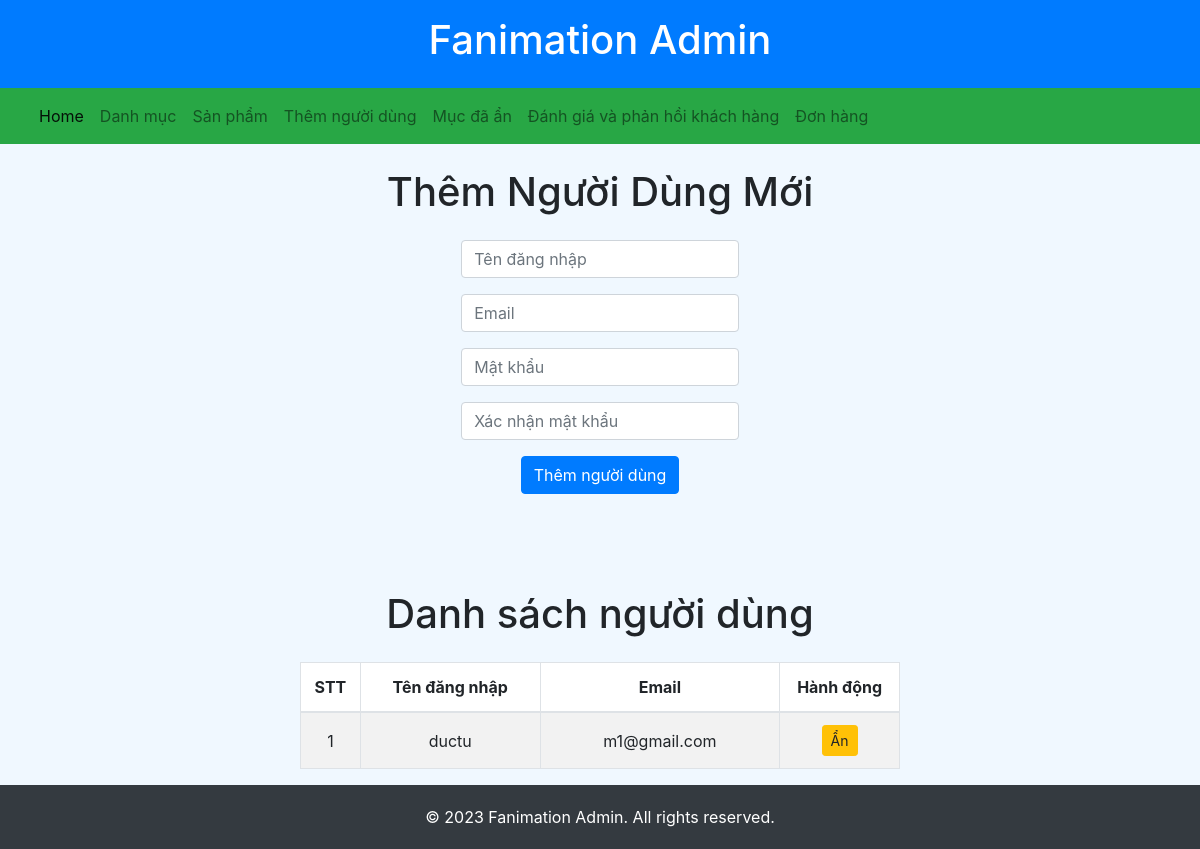
The page /back/index.php?act=them_nguoi_dung on the database as committed earlier.
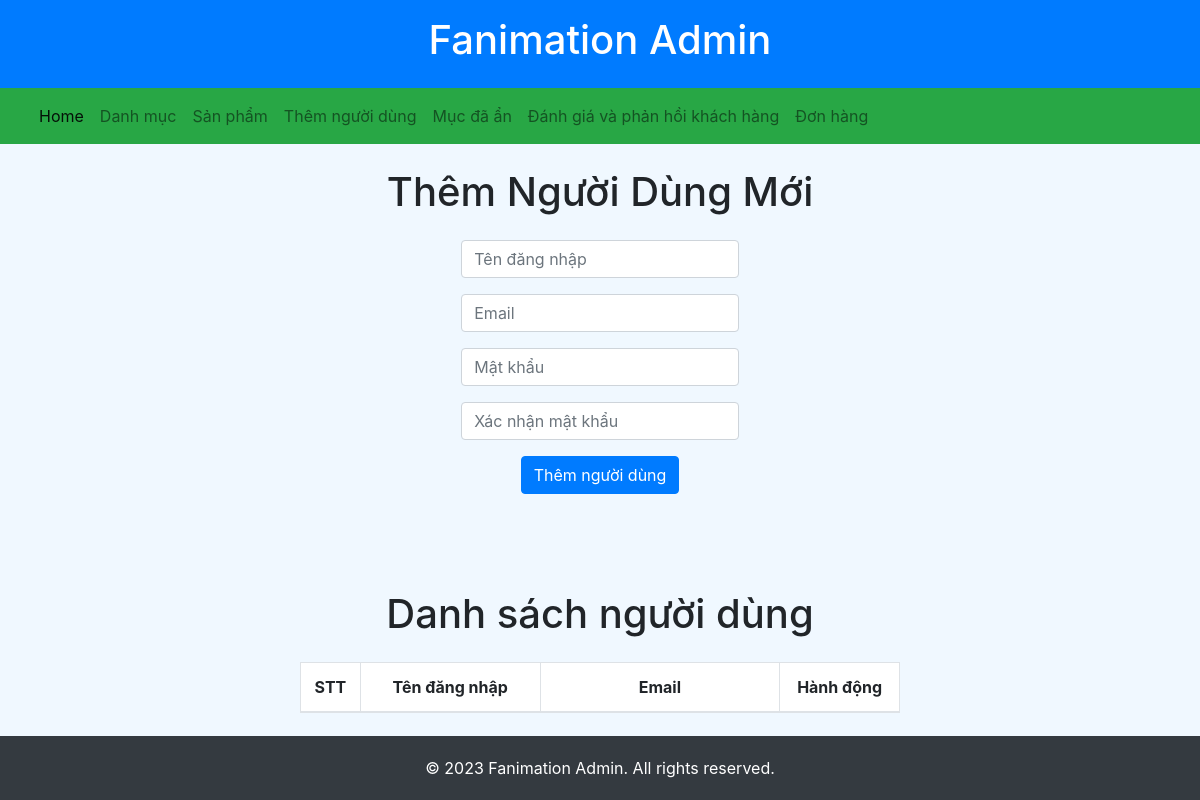
The same page on the database as committed later.
### tables this page shows
CREATE TABLE `user` (
  `id` int(11) NOT NULL,
  `user_name` varchar(50) NOT NULL,
  `password` varchar(255) NOT NULL,
  `email` varchar(50) DEFAULT NULL,
  `role` tinyint(4) NOT NULL DEFAULT 1,
  `hien_thi_user` tinyint(1) NOT NULL DEFAULT 1
);

### back/model/user.php (called while the page is built, shortened)
<?php
function get_all_users() {
    $conn = connect_db();
    $sql = "SELECT id, user_name, email FROM user WHERE role = 1 AND hien_thi_user = 1 ORDER BY id";
    $stmt = $conn->prepare($sql);
    $stmt->execute();
    return $stmt->fetchAll(PDO::FETCH_ASSOC);
}
?>

### back/view/user.php (the view, shortened to what this page needs)
<h1 class="mb-4 text-center pt-4">Thêm Người Dùng Mới</h1>
<div class="row justify-content-center">
    <div class="col-md-3">
        <form action="index.php?act=them_nguoi_dung" method="POST" class="mb-5">
            <div class="form-group mb-3">
                <input type="text" class="form-control" id="username" name="username" placeholder="Tên đăng nhập" required>
            </div>
            <div class="form-group mb-3">
                <input type="email" class="form-control" id="email" name="email" placeholder="Email" required>
            </div>
            <div class="form-group mb-3">
                <input type="password" class="form-control" id="password" name="password" placeholder="Mật khẩu" required>
            </div>
            <div class="form-group mb-3">
                <input type="password" class="form-control" id="confirm_password" name="confirm_password" placeholder="Xác nhận mật khẩu" required>
            </div>
            <div class="text-center">
                <button type="submit" class="btn btn-primary" name="add_user">Thêm người dùng</button>
            </div>
        </form>
    </div>
</div>
<h1 class="mt-5 mb-4 text-center">Danh sách người dùng</h1>
<div class="table-responsive">
    <table class="table table-striped table-bordered border-dark w-50 mx-auto">
        <thead class="table-striped">
            <tr>
                <th class="text-center align-middle" style="width: 10%">STT</th>
                <th class="text-center align-middle" style="width: 30%">Tên đăng nhập</th>
                <th class="text-center align-middle" style="width: 40%">Email</th>
                <th class="text-center align-middle" style="width: 20%">Hành động</th>
            </tr>
        </thead>
        <tbody>
            <?php foreach($users as $index => $user): ?>
            <tr>
                <td class="text-center align-middle"><?php echo $index + 1; ?></td>
                <td class="text-center align-middle"><?php echo htmlspecialchars($user['user_name']); ?></td>
                <td class="text-center align-middle"><?php echo htmlspecialchars($user['email']); ?></td>
                <td class="text-center align-middle">
                    <a href="#" class="btn btn-warning btn-sm" onclick="confirmHideUser('<?php echo $user['id']; ?>')">Ẩn</a>
                </td>
            </tr>
            <?php endforeach; ?>
        </tbody>
    </table>
</div>

Rows that differ between the two databases and show on the page:
removed user: user_name "ductu", email "m1@gmail.com"
